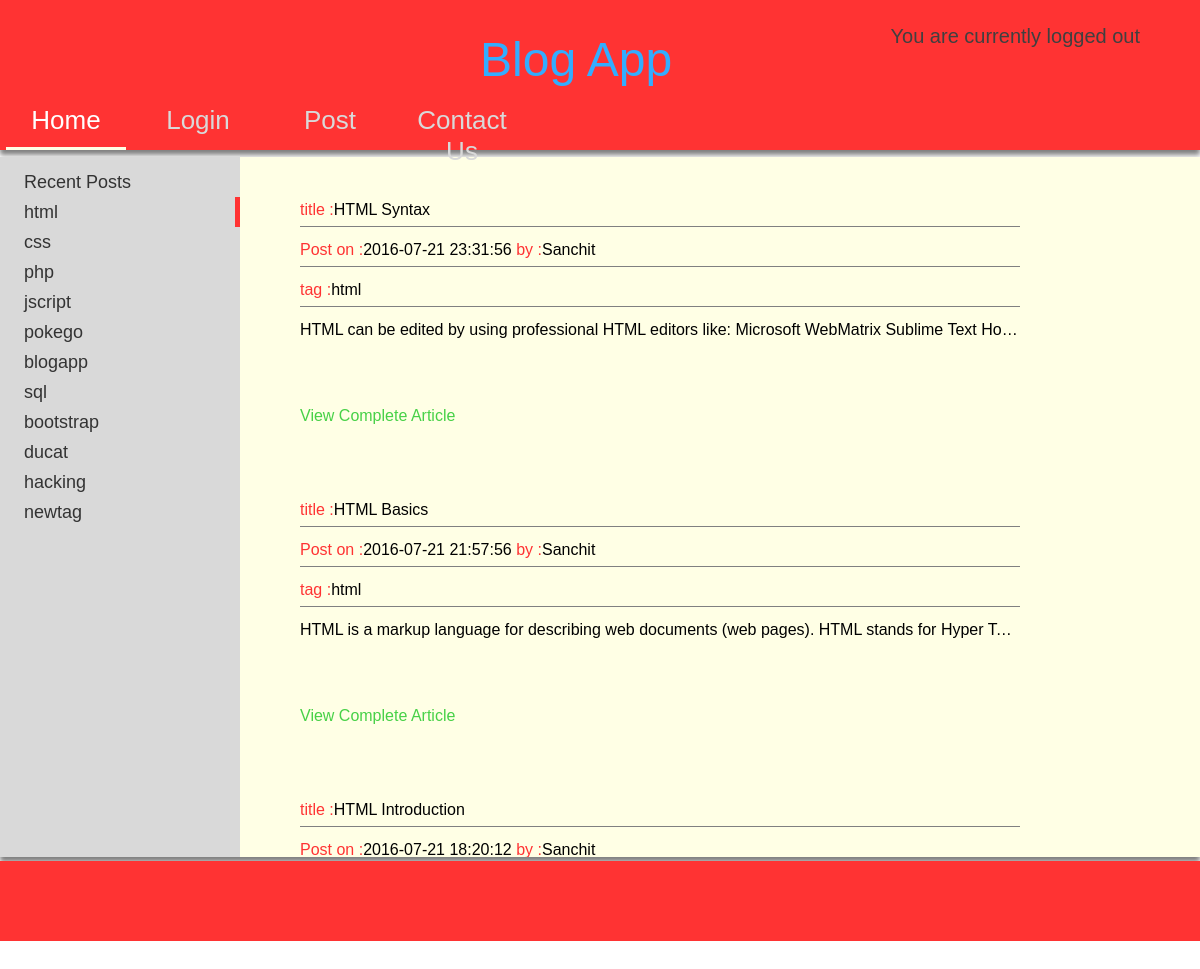
Page /?sub_topic=1 on the committed database.
### tables this page shows
CREATE TABLE `post_table` (
  `post_id` int(11) NOT NULL,
  `post_title` varchar(150) NOT NULL,
  `post_by` varchar(150) NOT NULL,
  `post_on` datetime NOT NULL DEFAULT CURRENT_TIMESTAMP,
  `post_tag` varchar(150) NOT NULL,
  `post_message` text NOT NULL
);

### config.php (called while the page is built, shortened)
<?php
$dbserver="localhost";
$dbusername="root";
$dbpassword="";
$dbname="blog_db";
$dbconn=mysqli_connect($dbserver,$dbusername,$dbpassword,$dbname);
function select(&$res,$field=NULL,$val=NULL)
{
	global $dbconn;
	$condition=(is_null($field))? "":"WHERE $field='$val'";
	$query="SELECT *
			FROM post_table
			".$condition."ORDER BY post_on DESC;";
	$res=mysqli_query($dbconn,$query);
}
?>

### sub_topic_handler.php (the view)
<?php
function sub_topic_handler($sub_topic)
{
	global $tags;
	if($sub_topic=="recent")
	select($res);
	else
	{
	$sub_topic=$tags[$sub_topic];
	select($res,"post_tag",$sub_topic);
	}
	while($post=mysqli_fetch_array($res))
	{
		?>
        <div class="post">
            <div class="title">
            <p class="highlight">title :</p><?php echo $post['post_title'];?>
            </div>
            <div class="post_info"><p class="highlight">Post on :</p><?php echo $post['post_on'];?> <p class="highlight">by :</p><?php echo $post['post_by'];?>
            </div>
            <div class="tag">
            <p class="highlight">tag :</p><?php echo $post['post_tag'];?>
            </div>
            <div class="message">
				<?php echo str_replace("<br>"," ",str_replace("<br />"," ",$post['post_message']));?>
            </div>
            <div class="view">
            <a href="view.php?post_id=<?php echo $post['post_id'];?>">View Complete Article</a>
            </div>
        </div>
        <?php
	}
}
?>

### css/main.css (style rules this page uses)
* { margin:0px; padding:0px; -webkit-box-sizing:border-box; -moz-box-sizing:border-box; box-sizing:border-box; }
.highlight { display:inline; color:#ff3333; }
.post { font-family:Verdana, Geneva, sans-serif; margin-top:10px; margin-bottom:30px; height:270px; width:80%; }
.title { padding-top:2%; height:40px; border-bottom:1px solid grey; }
.post_info { padding-top:2%; height:40px; border-bottom:1px solid grey; }
.message { white-space:nowrap; text-overflow:ellipsis; overflow:hidden; padding-top:2%; height:90px; }
.view { padding-top:10px; height:50px; }
.view a { text-decoration:none; }
.view a:link { color:#47d147; }
.tag { padding-top:2%; height:40px; border-bottom:1px solid grey; }

### rows in the picture
post_table: post_title "HTML Syntax", post_on "2016-07-21 23:31:56", post_by "Sanchit", post_tag "html", post_message "HTML can be edited by using professional HTML editors like: Microsoft WebMatrix Sublime Text Ho…"
post_table: post_title "HTML Basics", post_on "2016-07-21 21:57:56", post_by "Sanchit", post_tag "html", post_message "HTML is a markup language for describing web documents (web pages). HTML stands for Hyper T…"
post_table: post_title "HTML Introduction", post_on "2016-07-21 18:20:12", post_by "Sanchit"

### other values in the picture
$tag "html"
$tag "css"
$tag "php"
$tag "jscript"
$tag "pokego"
$tag "blogapp"
$tag "sql"
$tag "bootstrap"
$tag "ducat"
$tag "hacking"
$tag "newtag"
